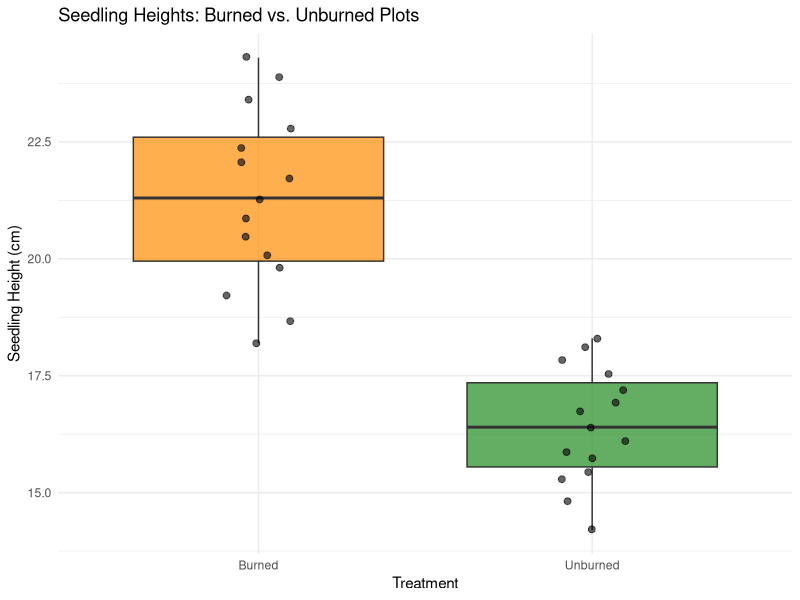

Recreate this plot in R.
## ---- chunk 1
library(tidyverse)
set.seed(42)

# Seedling heights (cm) from burned and unburned plots
burned <- c(18.2, 22.1, 19.8, 24.3, 20.5, 21.7, 23.4, 19.2, 22.8, 20.1,
            21.3, 23.9, 18.7, 22.4, 20.9)
unburned <- c(15.3, 17.8, 14.2, 16.9, 18.1, 15.7, 17.2, 16.4, 14.8, 17.5,
              16.1, 15.9, 18.3, 16.7, 15.4)

# Combine into a data frame
seedlings <- data.frame(
  height = c(burned, unburned),
  treatment = rep(c("Burned", "Unburned"), each = 15)
)

# Quick summary
seedlings %>%
  group_by(treatment) %>%
  summarise(
    n = n(),
    mean = mean(height),
    sd = sd(height),
    se = sd / sqrt(n)
  )
## ---- chunk 2
ggplot(seedlings, aes(x = treatment, y = height, fill = treatment)) +
  geom_boxplot(alpha = 0.7, outlier.shape = NA) +
  geom_jitter(width = 0.1, alpha = 0.6, size = 2) +
  scale_fill_manual(values = c("darkorange", "forestgreen")) +
  labs(x = "Treatment",
       y = "Seedling Height (cm)",
       title = "Seedling Heights: Burned vs. Unburned Plots") +
  theme_minimal() +
  theme(legend.position = "none")
